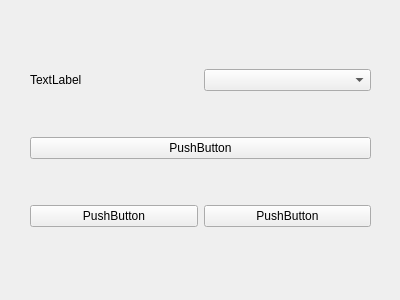
<?xml version="1.0" encoding="UTF-8"?>
<ui version="4.0">
 <class>StartPage</class>
 <widget class="QWidget" name="StartPage">
  <property name="geometry">
   <rect>
    <x>0</x>
    <y>0</y>
    <width>400</width>
    <height>300</height>
   </rect>
  </property>
  <property name="windowTitle">
   <string>Form</string>
  </property>
  <widget class="QWidget" name="gridLayoutWidget">
   <property name="geometry">
    <rect>
     <x>0</x>
     <y>-1</y>
     <width>401</width>
     <height>301</height>
    </rect>
   </property>
   <layout class="QGridLayout" name="gridLayout">
    <property name="leftMargin">
     <number>30</number>
    </property>
    <property name="topMargin">
     <number>30</number>
    </property>
    <property name="rightMargin">
     <number>30</number>
    </property>
    <property name="bottomMargin">
     <number>30</number>
    </property>
    <item row="0" column="0">
     <widget class="QLabel" name="label">
      <property name="text">
       <string>TextLabel</string>
      </property>
     </widget>
    </item>
    <item row="2" column="0">
     <widget class="QPushButton" name="pushButton_3">
      <property name="text">
       <string>PushButton</string>
      </property>
     </widget>
    </item>
    <item row="1" column="0" colspan="2">
     <widget class="QPushButton" name="pushButton">
      <property name="text">
       <string>PushButton</string>
      </property>
     </widget>
    </item>
    <item row="2" column="1">
     <widget class="QPushButton" name="pushButton_2">
      <property name="text">
       <string>PushButton</string>
      </property>
     </widget>
    </item>
    <item row="0" column="1">
     <widget class="QComboBox" name="comboBox"/>
    </item>
   </layout>
  </widget>
 </widget>
 <resources/>
 <connections/>
</ui>
